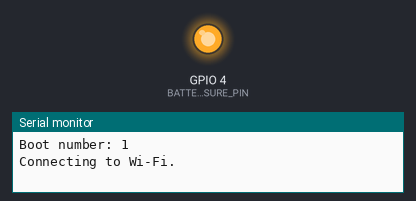
Simulated run of this program. Board: ESP32. On the bench: output pins drawn as LEDs (lit = HIGH), the last lines printed to the serial monitor. WiFi joins after 1.5 s; servers stay silent unless stated; the local clock reads 2024-03-15 10:24:30 at power-on unless the program sets it. At 2.7 s the program puts the board to deep sleep or switches it off; the recording ends there.

Above: at 0.1 s.
At 1.6 s:
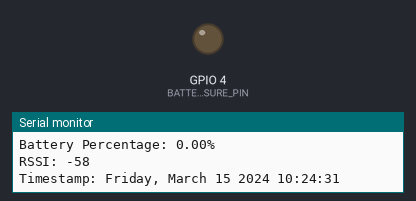
Timing chart, 0 to 2.7 s (numbered marks = the images above):
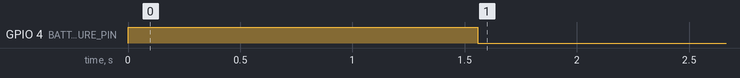

Measured:
- by itself, GPIO 4 (BATTERY_MEASURE_PIN): LOW → HIGH at 0.00 s, → LOW 1.6 s later

The program:

main.cpp
```cpp
#include <Arduino.h>
#include <WiFi.h>
#include <ESP_Mail_Client.h>
#include <time.h>
#include ".env.h"

// DeepSleep and Touch
#define TouchThreshold 40
#define WakeUpSwitch GPIO_NUM_13

// Battery Monitoring
#define BATTERY_MEASURE_PIN GPIO_NUM_4 // GPIO to activate the battery measurement circuit
#define ADC_BATTERY_PIN GPIO_NUM_34    // ADC pin to read the battery voltage
#define VOLTAGE_DIVIDER_RATIO 1.319    // Voltage divider: 2.2K connected to battery, and (2.2K + 4.7K) to ground
#define MAX_VOLTAGE 4.2                // Maximum LiPo voltage
#define MIN_VOLTAGE 3.2                // Minimum safe LiPo voltage

// Value that is stored in RTC
RTC_DATA_ATTR int bootCount = 0;

SMTPSession smtp;
Session_Config config;
SMTP_Message message;

void setupWifi() {
  WiFi.begin(WIFI_SSID, WIFI_PASSWORD);
  Serial.print("Connecting to Wi-Fi");
  while (WiFi.status() != WL_CONNECTED) {
    Serial.print(".");
    delay(300);
  }
  Serial.println();
  Serial.print("Connected with IP: ");
  Serial.println(WiFi.localIP());
  Serial.println();
}

String setupTime() {
  // Set up NTP
  configTime(2, 0, "pool.ntp.org", "time.nist.gov"); // 2 offset for Berlin, adjust as needed
  // Wait for time to be set
  struct tm timeinfo;
  if (!getLocalTime(&timeinfo)) {
    Serial.println("Failed to obtain time");
    return String("Failed to obtain time");
  }

  char buffer[100];

  // Format the timeinfo into the buffer
  strftime(buffer, sizeof(buffer), "%A, %B %d %Y %H:%M:%S", &timeinfo);

  // Convert to String object
  String dateTimeString = String(buffer);

  // Print the current time
  Serial.println(dateTimeString);
  return dateTimeString;
}

void smtpCallback(SMTP_Status status) {
  /* Print the current status */
  Serial.println(status.info());

  /* Print the sending result */
  if (status.success()) {
    Serial.println("----------------");
    ESP_MAIL_PRINTF("Message sent success: %d\n", status.completedCount());
    ESP_MAIL_PRINTF("Message sent failed: %d\n", status.failedCount());
    Serial.println("----------------\n");

    for (size_t i = 0; i < smtp.sendingResult.size(); i++) {
      /* Get the result item */
      SMTP_Result result = smtp.sendingResult.getItem(i);
      ESP_MAIL_PRINTF("Message No: %d\n", i + 1);
      ESP_MAIL_PRINTF("Status: %s\n", result.completed ? "success" : "failed");
      ESP_MAIL_PRINTF("Date/Time: %s\n", MailClient.Time.getDateTimeString(result.timestamp, "%B %d, %Y %H:%M:%S").c_str());
      ESP_MAIL_PRINTF("Recipient: %s\n", result.recipients.c_str());
      ESP_MAIL_PRINTF("Subject: %s\n", result.subject.c_str());
    }
    Serial.println("----------------\n");
    smtp.sendingResult.clear();
  }
};

void setupMailClient() {
  MailClient.networkReconnect(true);
  smtp.debug(1);
  smtp.callback(smtpCallback);

  // Setup SMTP session configuration
  config.server.host_name = SMTP_HOST;
  config.server.port = SMTP_PORT;
  config.login.email = AUTHOR_EMAIL;
  config.login.password = AUTHOR_PASSWORD;
  config.login.user_domain = "";
}

String readBatteryLevel() {
  // Wait for the current to stabilize (longer delay for a more reliable reading)
  delay(50);

  // Set up the ADC
  analogReadResolution(12); // Set resolution to 12 bits (0-4095)
  analogSetAttenuation(ADC_11db); // Set attenuation to 11dB, allowing max 3.9V input

  int adcValue = analogRead(ADC_BATTERY_PIN);
  float voltage = (adcValue / 4095.0) * 3.9; // Convert to voltage based on 11dB attenuation

  // Correct for the voltage divider
  float batteryVoltage = voltage * VOLTAGE_DIVIDER_RATIO;

  // Calculate the battery percentage
  float batteryPercentage = ((batteryVoltage - MIN_VOLTAGE) / (MAX_VOLTAGE - MIN_VOLTAGE)) * 100;
  if (batteryPercentage > 100) batteryPercentage = 100;
  if (batteryPercentage < 0) batteryPercentage = 0;

  // Deactivate the battery measurement circuit to save power
  digitalWrite(BATTERY_MEASURE_PIN, LOW);

  Serial.printf("Raw ADC Value: %d\n", adcValue);
  Serial.printf("Measured Voltage: %.2fV\n", batteryVoltage);
  Serial.printf("Battery Percentage: %.2f%%\n", batteryPercentage);

  return String("Battery: ") + String(batteryVoltage, 2) + String("V (") + String(batteryPercentage, 2) + String("%)");
}

void createMessage(String datetime, String batteryLevel) {
  message.sender.name = F("Your Mailbox");
  message.sender.email = AUTHOR_EMAIL;
  message.subject = F("You've got Mail!");
  message.addRecipient(F("Master!"), RECIPIENT_EMAIL);

  String wifiRSSIString = String(WiFi.RSSI());
  Serial.println("RSSI: " + wifiRSSIString);
  Serial.println("Timestamp: " + datetime);

  String textMsg = "You've got Mail!\n" + batteryLevel + "\nWiFi RSSI: " + wifiRSSIString + "\nTimestamp: " + datetime;
  message.text.content = textMsg.c_str();
  message.text.charSet = "us-ascii";
  message.text.transfer_encoding = Content_Transfer_Encoding::enc_7bit;
  message.priority = esp_mail_smtp_priority::esp_mail_smtp_priority_low;
  message.response.notify = esp_mail_smtp_notify_success | esp_mail_smtp_notify_failure | esp_mail_smtp_notify_delay;
}

void sendMessage() {
  if (!smtp.connect(&config)) {
    ESP_MAIL_PRINTF("Connection error, Status Code: %d, Error Code: %d, Reason: %s", smtp.statusCode(), smtp.errorCode(), smtp.errorReason().c_str());
    return;
  }

  if (smtp.isLoggedIn()) {
    Serial.println("\nSuccessfully logged in.");
  } else {
    Serial.println("\nNot yet logged in.");
  }

  if (!MailClient.sendMail(&smtp, &message)) {
    ESP_MAIL_PRINTF("Error, Status Code: %d, Error Code: %d, Reason: %s", smtp.statusCode(), smtp.errorCode(), smtp.errorReason().c_str());
  }
}

void setup() {
  Serial.begin(9600);
  Serial.println();

  // Initialize the pin to activate the battery circuit
  pinMode(BATTERY_MEASURE_PIN, OUTPUT);
  // Explicitly set the ADC pin as an input
  pinMode(ADC_BATTERY_PIN, INPUT);

  // Activate the battery measurement circuit to allow it to stabilize
  digitalWrite(BATTERY_MEASURE_PIN, HIGH);

  ++bootCount;
  Serial.println("Boot number: " + String(bootCount));

  // Prime wake-up
  esp_sleep_enable_ext0_wakeup(WakeUpSwitch, LOW); // change to high for letter box

  // Do stuff
  setupWifi();
  String datetime = setupTime();
  String batteryLevel = readBatteryLevel();
  setupMailClient();
  createMessage(datetime, batteryLevel);
  sendMessage();

  // Go to sleep now
  Serial.println("Going to sleep now");
  esp_deep_sleep_start();
  Serial.println("This will never be printed");
}

void loop() {
  Serial.println("This will never be printed");
}
```

.env.template.h
```cpp
// WiFi
#define WIFI_SSID "REPLACE_WITH_YOUR_SSID"
#define WIFI_PASSWORD "REPLACE_WITH_YOUR_PASSWORD"

// SMTP
#define SMTP_HOST "smtp.gmail.com"
#define SMTP_PORT 465
#define AUTHOR_EMAIL "YOUR_EMAIL@XXXX.com"
#define AUTHOR_PASSWORD "YOUR_EMAIL_APP_PASS"
#define RECIPIENT_EMAIL "RECIPIENTE_EMAIL@XXXX.com"
```
